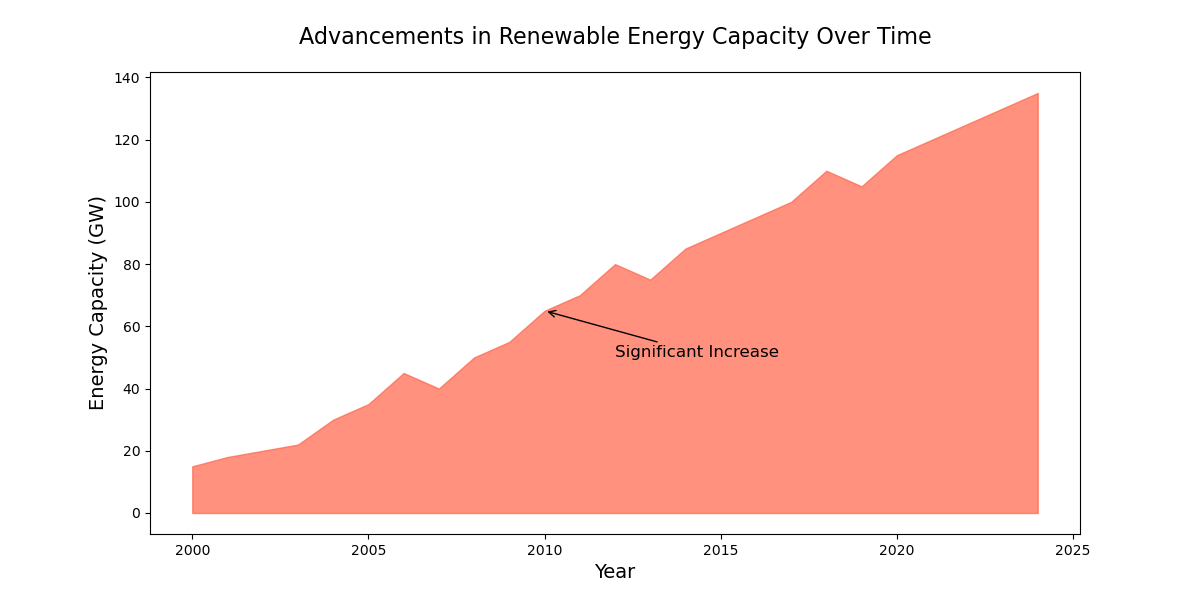

Recreate this plot in Python.

import matplotlib.pyplot as plt

# Data
years = [2000, 2001, 2002, 2003, 2004, 2005, 2006, 2007, 2008, 2009, 
         2010, 2011, 2012, 2013, 2014, 2015, 2016, 2017, 2018, 2019, 
         2020, 2021, 2022, 2023, 2024]
values = [15, 18, 20, 22, 30, 35, 45, 40, 50, 55, 
          65, 70, 80, 75, 85, 90, 95, 100, 110, 105, 
          115, 120, 125, 130, 135]

plt.figure(figsize=(12, 6))

# Area chart
plt.fill_between(years, values, color='#FF6347', alpha=0.7)

# Headline and labels
plt.title('Advancements in Renewable Energy Capacity Over Time', fontsize=16, pad=20)
plt.xlabel('Year', fontsize=14)
plt.ylabel('Energy Capacity (GW)', fontsize=14)

# Annotations
plt.annotate('Significant Increase', xy=(2010, 65), xytext=(2012, 50),
             arrowprops=dict(facecolor='black', arrowstyle='->'),
             fontsize=12)

# Show plot
plt.show()
